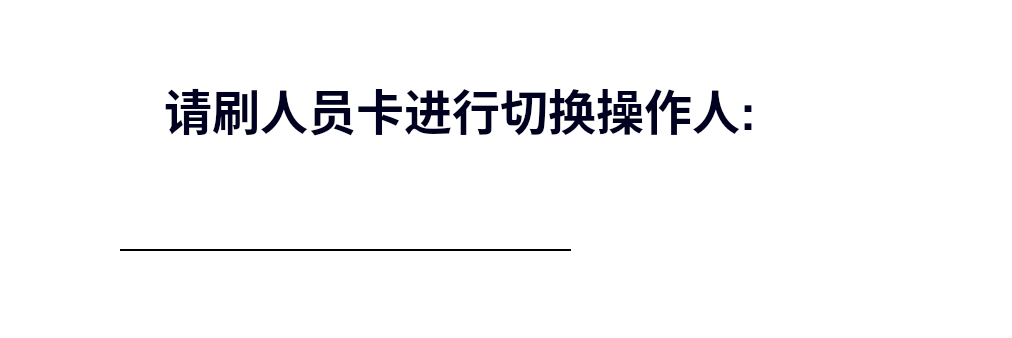
<?xml version="1.0" encoding="UTF-8"?>
<ui version="4.0">
 <class>ChangeOperatorTipDlg</class>
 <widget class="QWidget" name="ChangeOperatorTipDlg">
  <property name="geometry">
   <rect>
    <x>0</x>
    <y>0</y>
    <width>1012</width>
    <height>338</height>
   </rect>
  </property>
  <property name="windowTitle">
   <string>Form</string>
  </property>
  <property name="styleSheet">
   <string notr="true">background-color: rgb(255, 255, 255);</string>
  </property>
  <widget class="QTextEdit" name="textEdit">
   <property name="geometry">
    <rect>
     <x>160</x>
     <y>70</y>
     <width>701</width>
     <height>101</height>
    </rect>
   </property>
   <property name="styleSheet">
    <string notr="true">
font: 40pt &quot;Arial Black&quot;;
font-weight:bold;
border:none;</string>
   </property>
   <property name="html">
    <string>&lt;!DOCTYPE HTML PUBLIC &quot;-//W3C//DTD HTML 4.0//EN&quot; &quot;http://www.w3.org/TR/REC-html40/strict.dtd&quot;&gt;
&lt;html&gt;&lt;head&gt;&lt;meta name=&quot;qrichtext&quot; content=&quot;1&quot; /&gt;&lt;style type=&quot;text/css&quot;&gt;
p, li { white-space: pre-wrap; }
&lt;/style&gt;&lt;/head&gt;&lt;body style=&quot; font-family:'Arial Black'; font-size:40pt; font-weight:600; font-style:normal;&quot;&gt;
&lt;p style=&quot; margin-top:0px; margin-bottom:0px; margin-left:0px; margin-right:0px; -qt-block-indent:0; text-indent:0px;&quot;&gt;&lt;span style=&quot; font-size:36pt; color:#000021;&quot;&gt;请刷人员卡进行切换操作人:  &lt;/span&gt;&lt;/p&gt;&lt;/body&gt;&lt;/html&gt;</string>
   </property>
  </widget>
  <widget class="QLineEdit" name="lineEdit_operatorCode">
   <property name="geometry">
    <rect>
     <x>120</x>
     <y>200</y>
     <width>451</width>
     <height>51</height>
    </rect>
   </property>
   <property name="styleSheet">
    <string notr="true">border:none;
font: 40pt &quot;Arial Black&quot;;
border-bottom:2px solid #000;
color: #000021;
 </string>
   </property>
   <property name="alignment">
    <set>Qt::AlignCenter</set>
   </property>
  </widget>
  <widget class="QLineEdit" name="lineEdit_operator">
   <property name="geometry">
    <rect>
     <x>620</x>
     <y>170</y>
     <width>331</width>
     <height>101</height>
    </rect>
   </property>
   <property name="styleSheet">
    <string notr="true">border:none;
font: 87 40pt &quot;Arial Black&quot;;
font-weight:bold;
</string>
   </property>
   <property name="alignment">
    <set>Qt::AlignCenter</set>
   </property>
  </widget>
 </widget>
 <resources/>
 <connections/>
</ui>
